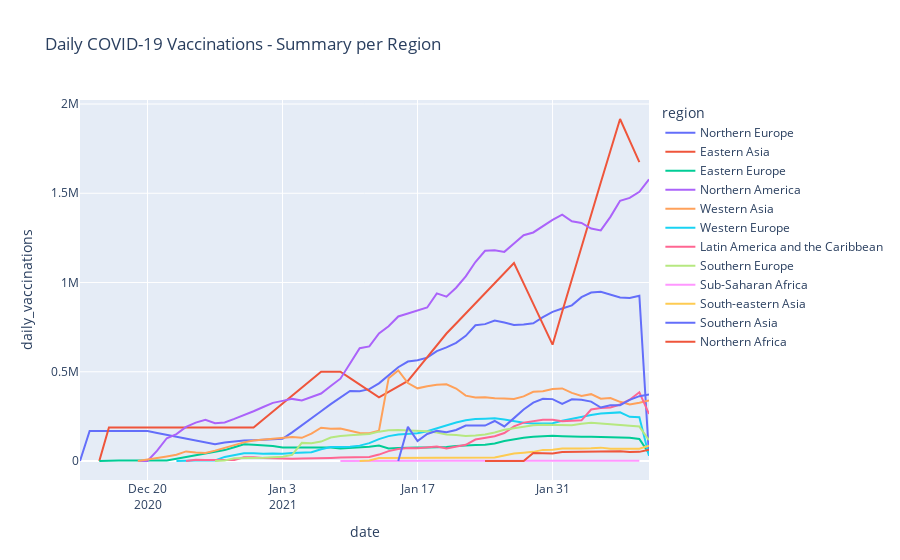

This figure's notebook cell:
### Code cell
plot_daily_vaccination_data(data = regions_daily_df,  
                            region_column = 'region',
                            regions_list = all_regions,
                            vaccination_metric = 'daily_vaccinations',
                            plot_title = 'Daily COVID-19 Vaccinations - Summary per Region',
                            min_date = '2020-12-13',
                            max_date = '2021-02-13'
                           )
